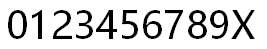
//> input picture contest_cpp/ocr_ref.png, 267 x 49 px
$ ./old_main   (built with g++ and OpenCV 4)
//> lines starting //> are read from the running program, lines starting //| are printed output that depends on the picture; after the words box and inside, x2 and y2 are one past the last pixel; in counts of white or black regions, pixels touching at a corner belong together
#include <iostream>
#include <fstream>
#include <vector>
#include <cmath>
#include <unistd.h>
#include <sys/types.h>
#include <sys/wait.h>
#include <opencv2/opencv.hpp>
#include <opencv2/dnn/dnn.hpp>
#include <opencv2/ml/ml.hpp>
#include <opencv2/core/types.hpp>
#include <pthread.h>
using namespace cv::ml;
using namespace std;

void init();

void face(const cv::Ptr<SVM>& svm, cv::dnn::Net& embedder);
void extract(cv::dnn::Net& embedder);
void train(const cv::Ptr<SVM>& svm);
void recognize(const cv::Ptr<SVM>& svm, cv::dnn::Net& embedder);

void idcard();
void ocr_load(vector<cv::Mat>& refs);
void ocr(vector<cv::Mat>& refs);
void pull_ocr(int a, int b, vector<cv::Mat>& refs);

void ftp_pull(const string& remote, const string& local);
void ftp_push(const string& local, const string& remote);

void *doSomeThing(void *arg);


vector<int> known_names = vector<int>();							// Names of people
vector<cv::Mat> known_embeddings = vector<cv::Mat>();			// Collections of image features from dnn net

cv::Mat trainingDataMat;
cv::Mat labels;

vector<cv::Mat> refs = vector<cv::Mat>();

pthread_t tid[3];
int range[][2] = { {1, 7}, {8, 14}, {15, 20} };

string ftpip = "";
string userpass = ":";

int main(){
    ocr_load(refs);

    cout << "[INFO] loading face recognizer..." << endl;
	cv::dnn::Net embedder = cv::dnn::readNet("epoch40.onnx","","ONNX");	// Facenet-light pretrained with VGGFace2 dataset
	cv::Ptr<SVM> svm = SVM::create();


	string op;
	while (true){
		cout << "command: ";
		cin >> op;
		if (op == "id"){
			idcard();
		}
		else if (op == "face"){
			face(svm, embedder);
		}
		else if (op == "quit"){
			cout << "[Done] Goodbye!"<< endl;
			exit(0);
		}
		else {
			cout << "[ERROR] Invalid command!"<< endl;
		}
	}

	return 0;
}

// [7 lines left out: function face, not called in this run]

/* Extract image feature vectors by DL model induction*/
// [35 lines left out: function extract, not called in this run]

/* Train the SVM using face features extracted */
// [20 lines left out: function train, not called in this run]

/* Classify people through svm*/
// [38 lines left out: functions recognize, idcard, not called in this run]

void ocr_load(vector<cv::Mat>& refs){
	cout << "[INFO] loading reference..." << endl;
	string img_path = "ocr_ref.png";

	cv::Mat digits = cv::imread(img_path);
//> digits is the input picture: 49 rows x 267 cols, CV_8UC3; min 0, max 255, mean 212.9
	cv::Mat tmp;
	cv::cvtColor(digits, tmp, cv::COLOR_BGR2GRAY);
	cv::threshold(tmp, digits, 127, 255, cv::THRESH_BINARY_INV);
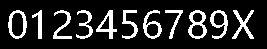
//> digits: 49 rows x 267 cols, CV_8UC1; 16.1% white; 11 white regions

	vector< vector<cv::Point> > contours;
	vector< cv::Vec4i > hierarchy;
	cv::findContours(digits, contours, hierarchy, cv::RETR_EXTERNAL, cv::CHAIN_APPROX_SIMPLE);
//> contours = 11 contours; largest, box (x1, y1, x2, y2) and area: (8, 10, 27, 39) 402, (188, 10, 207, 39) 379, (143, 10, 162, 39) 272, (210, 10, 228, 39) 262, (96, 10, 117, 39) 235

	for (int i = 0; i < contours.size(); i++){
		cv::Rect bounding = cv::boundingRect(contours[i]);
		cv::Mat tmp = digits(bounding);
		// cv::imshow("roi", tmp);
		// cv::waitKey(0);
		cv::Mat roi;
		cv::resize(tmp, roi, cv::Size(10, 16));
		refs.push_back(roi.clone());
	}
//> this loop made 11 passes
//> bounding on passes 1 to 11: Rect(232, 10, 22, 29), Rect(210, 10, 18, 29), Rect(188, 10, 19, 29), Rect(165, 10, 18, 29), Rect(143, 10, 19, 29), Rect(122, 10, 16, 29), Rect(96, 10, 21, 29), Rect(76, 10, 17, 29), Rect(53, 10, 19, 29), Rect(32, 10, 10, 29), Rect(8, 10, 19, 29)
//> pass 1, in ocr_load, `cv::Mat tmp = digits(bounding);`:
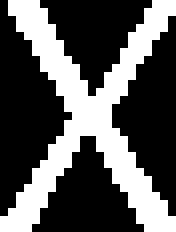
//> tmp: 29 rows x 22 cols, CV_8UC1 (shown 8 times larger); 34.6% white; 1 white region, box (x1, y1, x2, y2) and area: (0, 0, 22, 29) 221
//> (the run ends here: the program stops with an error, at `cv::dnn::Net embedder = cv::dnn::readNet("epoch40.onnx","","ONNX");`)
